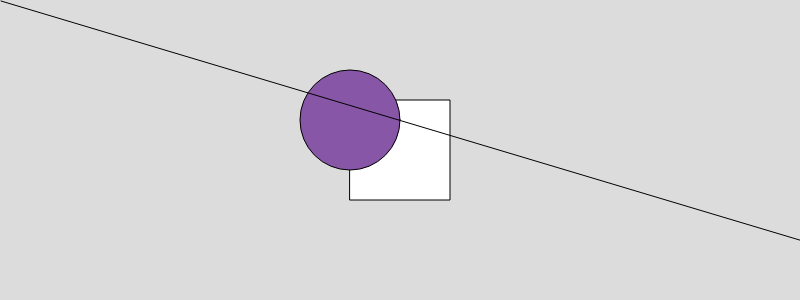
Frame 1 (no input)
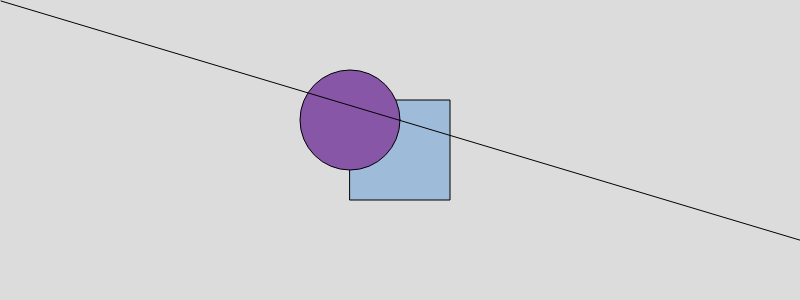
Frame 60 (no input)
Frame 120 (the mouse pressed at the canvas centre since frame 60): identical to frame 60, image omitted

The p5.js sketch that drew these frames (run headless with seeded random() and noise() and a simulated clock; from frame 60 on, the mouse is pressed at the canvas centre):

// p5.js sketch
// ── sketch.js
function setup() {
 createCanvas(800, 300);
 background(220,220,220);
  rectMode(CENTER);
}
function draw() {
  background(220);
 rect(400, 150, 100, 100);
  fill(136,86,167);
  ellipse(350,120,100,100);
  fill(158,188,218);
  line(1,1,1000,300);
}

// ── sketch[1].js
function setup() {
 createCanvas(800, 300);
 background(220,220,220);
  rectMode(CENTER);
}
function draw() {
  background(220);
 rect(400, 150, 100, 100);
  fill(136,86,167);
  ellipse(350,120,100,100);
  fill(158,188,218);
  line(1,1,1000,300);
}
